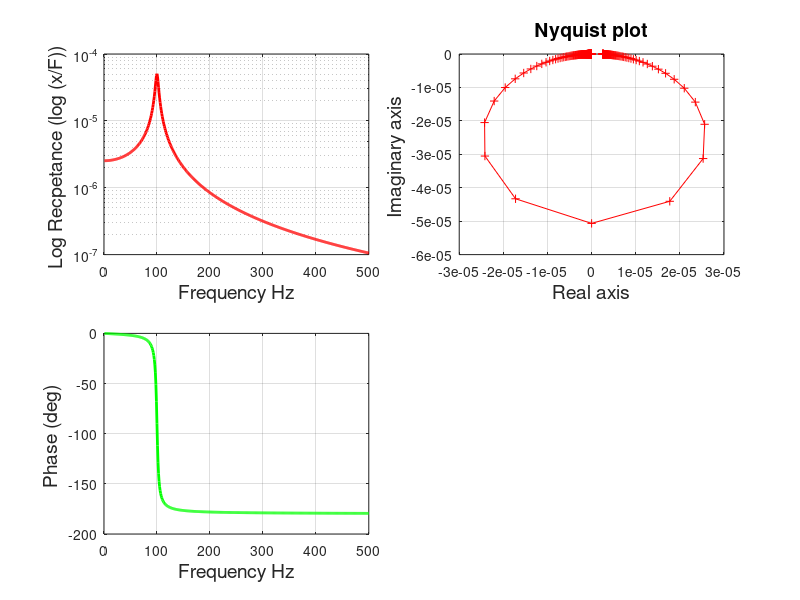

Here is the MATLAB script that generated this plot:
% ===============================================================
% ===============================================================
% ===============================================================
% 
%  ME3 - Machine Dynamics and Vibration - SDOF demo
%
%  frf regeneration  with complex function
%  and display of different forms of FRF and Time domain output
%
%  F. Cegla September 2012
%
% ===============================================================
% ===============================================================
% ===============================================================

f = [1:500] ;  % freq range in Hz 1 Hz increments
m1 = 1 ; % mass    in kg
f1 = 100 ;  % hz
c1 = 0.05 ;  % viscous damping ratio 

w=2*pi*f; % rad /sec
w1=2*pi*f1; % res freq, rad/sec
k1=m1*w1*w1; % hence stiffness k1 in N/m
x=w/w1;    % freq ratio
a=(1-x.*x); % real denominator
b=c1.*x ;  % imag denominator
denom = complex(a,b);
   
h=1/k1./denom;
rrecep=real(h) ;
irecep=imag(h); 
mag=abs(h);
phase =atan2(irecep,rrecep); % correct to fourth quadrant
phase=phase.*180/pi;  %convert to degrees

%% Plot results

% define a plot with three subplot regions and make the top on active
SS=get(0,'Screensize');
figure('Position',SS)
h0a=subplot(2,2,1);
semilogy(f,mag,'r','Linewidth',2) %plot receptance of mass1
xlabel('Frequency Hz','Fontsize',14)
ylabel('Log Recpetance (log (x/F)) ','Fontsize',14)
FRFylim=[min(min(abs(mag))) max(max(abs(mag)))];
%ylim(FRFylim)
grid on
%plot sketch of the system  
subplot(2,2,3)
plot(f,phase,'g','Linewidth',2)
grid on
xlabel('Frequency Hz','Fontsize',14)
ylabel('Phase (deg) ','Fontsize',14)


% plot a nyquist plot
h0c=subplot(2,2,2);
plot (rrecep,irecep,'r+-')
xlabel(' Real Part')
ylabel ('imag part')
title(' Nyquist Plot of SDOF')
grid on 
xlabel('Real axis','Fontsize',14)
ylabel('Imaginary axis ','Fontsize',14)
title('Nyquist plot','Fontsize',14)

% Inform user of who to use the demo
instructions=helpdlg(strcat('Click at a point in the top left graph to select a frequency',...
    ' at which the mass motion is simulated in the bottom plot.',...
    'Wait for the simulation to finish before selecting a new frequency.',...
    'Press any key to exit')); 
waitfor(instructions)

%Radiobutton for selection of acceleration or Displacement option
%==========================================================================
% Create one radio buttons 
% u0 = uicontrol('Style','Radio','String','Acceleration/Force',...
%     'pos',[200 500 150 30],'HandleVisibility','off');

%set initial as displacement FRF
%set(u0,'Value',0)
%==========================================================================
%Loop for interaction with the user
%==========================================================================
w=0; % define entry condition to the while loop
fselection=0; %turn to 1 if frequency has been selected
while w==0
    % catch the location of where the mouse is clicked
    % if a key is pressed exit the program
    w=waitforbuttonpress;
    if w == 0
        disp('Button click')
    else
        disp('Key press')
        close all
        break
    end
    %retrieve button control
%     b1=get(u0,'Value')  % value button 1
%     
%     if b1==1
%             disp('displacement off')
%             set(u0,'Value',1)
%             disp('acceleration on')
%             AccelFRF
%     elseif b1==0
%             disp('displacement on')
%             set(u0,'Value',0)
%             disp('acceleration off')
%     end
    
    
      
    % extract the selected frequency where the mouse was clicked
    frequest=get(h0a,'CurrentPoint');
    fchoice=frequest(1,1);
    if fchoice<f(1)
      fchoice=f(10)
     end
     if fchoice>f(end)
         fchoice=f(end-10)
     end
    frequest(1,1)=fchoice;
     
    omega=2*pi*frequest(1,1);
       
    % indicate selected frequency on FRF and Nyquist plots
    if fselection ==1
        %update lines if they already exist
        set(hl1,'XData',[frequest(1,1) frequest(1,1)]);
        set(hl2,'XData',[0 real(h(floor(frequest(1,1))))]);
        set(hl2,'YData',[0 imag(h(floor(frequest(1,1))))]);
    else
        %create lines in case they do not already exist
        h0a=subplot(2,2,1);
        hl1=line([frequest(1,1) frequest(1,1)],FRFylim,'Color',[0 0 0 ],'Linewidth',2);
        h0c=subplot(2,2,2);
        hl2=line([0 real(h(floor(frequest(1,1))))],[0 imag(h(floor(frequest(1,1))))],'Color',[0 0 0 ],'Linewidth',2);
        fselection=1;
    end
    
    % normalise x
    x=x./max(abs(x));
       
    % set bottom plot to current
    h0b=subplot(2,2,4);
    % up date the selected frequency in the title
    title(strcat('Time signals at:  ',num2str(floor(frequest(1,1))),' Hz'),'Fontsize',16)
    % Plot time histories
    
    t=0:1/frequest(1,1)/20:3/frequest(1,1);
    F=cos(omega.*t); %define Force
    x1=mag(floor(frequest(1,1))).*cos(omega.*t+phase(floor(frequest(1,1)))/180*pi)*1000;
    plot(t,F,'r')
    hold
    plot(t,x1,'g')
    hold
    xlabel('Time (secs)','Fontsize',14)
    ylabel('Amplitude in (N-red and mm - green)','Fontsize',14)
    
end

